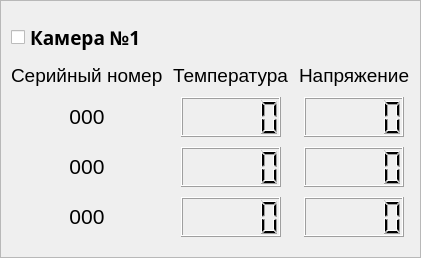
               <widget class="QFrame" name="por1_cam1_frame">
                <property name="frameShape">
                 <enum>QFrame::StyledPanel</enum>
                </property>
                <property name="frameShadow">
                 <enum>QFrame::Plain</enum>
                </property>
                <layout class="QGridLayout" name="gridLayout">
                 <property name="leftMargin">
                  <number>10</number>
                 </property>
                 <property name="topMargin">
                  <number>20</number>
                 </property>
                 <property name="rightMargin">
                  <number>10</number>
                 </property>
                 <property name="bottomMargin">
                  <number>20</number>
                 </property>
                 <property name="spacing">
                  <number>10</number>
                 </property>
                 <item row="5" column="1" colspan="2" alignment="Qt::AlignHCenter">
                  <widget class="QLCDNumber" name="por1_cam1_sens2temp_lcdNum">
                   <property name="minimumSize">
                    <size>
                     <width>100</width>
                     <height>40</height>
                    </size>
                   </property>
                   <property name="maximumSize">
                    <size>
                     <width>100</width>
                     <height>40</height>
                    </size>
                   </property>
                   <property name="font">
                    <font>
                     <pointsize>10</pointsize>
                    </font>
                   </property>
                   <property name="styleSheet">
                    <string notr="true"/>
                   </property>
                   <property name="digitCount">
                    <number>5</number>
                   </property>
                   <property name="value" stdset="0">
                    <double>0.000000000000000</double>
                   </property>
                   <property name="intValue" stdset="0">
                    <number>0</number>
                   </property>
                  </widget>
                 </item>
                 <item row="6" column="3" alignment="Qt::AlignHCenter">
                  <widget class="QLCDNumber" name="por1_cam1_sens3bat_lcdNum">
                   <property name="minimumSize">
                    <size>
                     <width>100</width>
                     <height>40</height>
                    </size>
                   </property>
                   <property name="maximumSize">
                    <size>
                     <width>100</width>
                     <height>40</height>
                    </size>
                   </property>
                   <property name="font">
                    <font>
                     <pointsize>10</pointsize>
                    </font>
                   </property>
                   <property name="styleSheet">
                    <string notr="true"/>
                   </property>
                   <property name="digitCount">
                    <number>5</number>
                   </property>
                   <property name="value" stdset="0">
                    <double>0.000000000000000</double>
                   </property>
                   <property name="intValue" stdset="0">
                    <number>0</number>
                   </property>
                  </widget>
                 </item>
                 <item row="2" column="0">
                  <widget class="QCheckBox" name="por1_cam1_checkBox">
                   <property name="maximumSize">
                    <size>
                     <width>150</width>
                     <height>16777215</height>
                    </size>
                   </property>
                   <property name="font">
                    <font>
                     <family>Arial Black</family>
                     <pointsize>14</pointsize>
                     <weight>75</weight>
                     <bold>true</bold>
                    </font>
                   </property>
                   <property name="text">
                    <string>Камера №1</string>
                   </property>
                  </widget>
                 </item>
                 <item row="6" column="0" alignment="Qt::AlignHCenter">
                  <widget class="QLabel" name="por1_cam1_sens3serial_label">
                   <property name="minimumSize">
                    <size>
                     <width>0</width>
                     <height>25</height>
                    </size>
                   </property>
                   <property name="font">
                    <font>
                     <family>Arial</family>
                     <pointsize>14</pointsize>
                    </font>
                   </property>
                   <property name="text">
                    <string>&lt;html&gt;&lt;head/&gt;&lt;body&gt;&lt;p align=&quot;center&quot;&gt;&lt;span style=&quot; font-size:16pt;&quot;&gt;000&lt;/span&gt;&lt;/p&gt;&lt;/body&gt;&lt;/html&gt;</string>
                   </property>
                  </widget>
                 </item>
                 <item row="6" column="1" colspan="2" alignment="Qt::AlignHCenter">
                  <widget class="QLCDNumber" name="por1_cam1_sens3temp_lcdNum">
                   <property name="minimumSize">
                    <size>
                     <width>100</width>
                     <height>40</height>
                    </size>
                   </property>
                   <property name="maximumSize">
                    <size>
                     <width>70</width>
                     <height>40</height>
                    </size>
                   </property>
                   <property name="font">
                    <font>
                     <pointsize>10</pointsize>
                    </font>
                   </property>
                   <property name="styleSheet">
                    <string notr="true"/>
                   </property>
                   <property name="digitCount">
                    <number>5</number>
                   </property>
                   <property name="value" stdset="0">
                    <double>0.000000000000000</double>
                   </property>
                   <property name="intValue" stdset="0">
                    <number>0</number>
                   </property>
                  </widget>
                 </item>
                 <item row="3" column="3">
                  <widget class="QLabel" name="por1_cam1_bat_label">
                   <property name="font">
                    <font>
                     <family>Arial</family>
                     <pointsize>14</pointsize>
                    </font>
                   </property>
                   <property name="text">
                    <string>Напряжение</string>
                   </property>
                  </widget>
                 </item>
                 <item row="5" column="0" alignment="Qt::AlignHCenter">
                  <widget class="QLabel" name="por1_cam1_sens2serial_label">
                   <property name="minimumSize">
                    <size>
                     <width>0</width>
                     <height>25</height>
                    </size>
                   </property>
                   <property name="font">
                    <font>
                     <family>Arial</family>
                     <pointsize>14</pointsize>
                    </font>
                   </property>
                   <property name="text">
                    <string>&lt;html&gt;&lt;head/&gt;&lt;body&gt;&lt;p align=&quot;center&quot;&gt;&lt;span style=&quot; font-size:16pt;&quot;&gt;000&lt;/span&gt;&lt;/p&gt;&lt;/body&gt;&lt;/html&gt;</string>
                   </property>
                  </widget>
                 </item>
                 <item row="4" column="3" alignment="Qt::AlignHCenter">
                  <widget class="QLCDNumber" name="por1_cam1_sens1bat_lcdNum">
                   <property name="minimumSize">
                    <size>
                     <width>100</width>
                     <height>40</height>
                    </size>
                   </property>
                   <property name="maximumSize">
                    <size>
                     <width>100</width>
                     <height>40</height>
                    </size>
                   </property>
                   <property name="font">
                    <font>
                     <pointsize>10</pointsize>
                    </font>
                   </property>
                   <property name="styleSheet">
                    <string notr="true"/>
                   </property>
                   <property name="digitCount">
                    <number>5</number>
                   </property>
                   <property name="value" stdset="0">
                    <double>0.000000000000000</double>
                   </property>
                   <property name="intValue" stdset="0">
                    <number>0</number>
                   </property>
                  </widget>
                 </item>
                 <item row="3" column="0">
                  <widget class="QLabel" name="por1_cam1_sernum_label">
                   <property name="font">
                    <font>
                     <family>Arial</family>
                     <pointsize>14</pointsize>
                    </font>
                   </property>
                   <property name="text">
                    <string>Серийный номер</string>
                   </property>
                  </widget>
                 </item>
                 <item row="5" column="3" alignment="Qt::AlignHCenter">
                  <widget class="QLCDNumber" name="por1_cam1_sens2bat_lcdNum">
                   <property name="minimumSize">
                    <size>
                     <width>100</width>
                     <height>40</height>
                    </size>
                   </property>
                   <property name="maximumSize">
                    <size>
                     <width>100</width>
                     <height>40</height>
                    </size>
                   </property>
                   <property name="font">
                    <font>
                     <pointsize>10</pointsize>
                    </font>
                   </property>
                   <property name="styleSheet">
                    <string notr="true"/>
                   </property>
                   <property name="digitCount">
                    <number>5</number>
                   </property>
                   <property name="value" stdset="0">
                    <double>0.000000000000000</double>
                   </property>
                   <property name="intValue" stdset="0">
                    <number>0</number>
                   </property>
                  </widget>
                 </item>
                 <item row="4" column="1" colspan="2" alignment="Qt::AlignHCenter">
                  <widget class="QLCDNumber" name="por1_cam1_sens1temp_lcdNum">
                   <property name="minimumSize">
                    <size>
                     <width>100</width>
                     <height>40</height>
                    </size>
                   </property>
                   <property name="maximumSize">
                    <size>
                     <width>100</width>
                     <height>40</height>
                    </size>
                   </property>
                   <property name="font">
                    <font>
                     <pointsize>10</pointsize>
                    </font>
                   </property>
                   <property name="styleSheet">
                    <string notr="true"/>
                   </property>
                   <property name="digitCount">
                    <number>5</number>
                   </property>
                   <property name="value" stdset="0">
                    <double>0.000000000000000</double>
                   </property>
                   <property name="intValue" stdset="0">
                    <number>0</number>
                   </property>
                  </widget>
                 </item>
                 <item row="3" column="1" colspan="2">
                  <widget class="QLabel" name="por1_cam1_temp_label">
                   <property name="font">
                    <font>
                     <family>Arial</family>
                     <pointsize>14</pointsize>
                    </font>
                   </property>
                   <property name="text">
                    <string>Температура</string>
                   </property>
                  </widget>
                 </item>
                 <item row="4" column="0" alignment="Qt::AlignHCenter">
                  <widget class="QLabel" name="por1_cam1_sens1serial_label">
                   <property name="minimumSize">
                    <size>
                     <width>0</width>
                     <height>25</height>
                    </size>
                   </property>
                   <property name="font">
                    <font>
                     <family>Arial</family>
                     <pointsize>16</pointsize>
                    </font>
                   </property>
                   <property name="text">
                    <string>&lt;html&gt;&lt;head/&gt;&lt;body&gt;&lt;p align=&quot;center&quot;&gt;000&lt;/p&gt;&lt;/body&gt;&lt;/html&gt;</string>
                   </property>
                  </widget>
                 </item>
                </layout>
               </widget>
